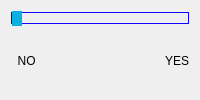
                    <widget class="QFrame" name="peripherialVascularDiseaseFrame">
                     <property name="styleSheet">
                      <string notr="true">QFrame {
	border: none;
}
QSlider::groove:horizontal {
    border: 1px solid;
	border-color: rgb(17, 0, 255);
    height: 10px;
    margin: 0px;
}

QSlider::handle:horizontal {
    background-color: rgb(11, 175, 225);
    border: 1px solid;
	border-color: rgb(11, 175, 225);
    height: px;
    width: 8px;
	margin: -15px 0px;
}</string>
                     </property>
                     <property name="frameShape">
                      <enum>QFrame::StyledPanel</enum>
                     </property>
                     <property name="frameShadow">
                      <enum>QFrame::Raised</enum>
                     </property>
                     <layout class="QVBoxLayout" name="verticalLayout_49">
                      <item>
                       <layout class="QGridLayout" name="gridLayout_38">
                        <item row="0" column="0" colspan="2">
                         <widget class="QSlider" name="peripherialVascularDiseaseHorizontalSlider">
                          <property name="maximum">
                           <number>1</number>
                          </property>
                          <property name="pageStep">
                           <number>1</number>
                          </property>
                          <property name="orientation">
                           <enum>Qt::Horizontal</enum>
                          </property>
                         </widget>
                        </item>
                        <item row="1" column="1" alignment="Qt::AlignRight">
                         <widget class="QLabel" name="peripherialVascularDiseaseYesLabel">
                          <property name="text">
                           <string>YES</string>
                          </property>
                         </widget>
                        </item>
                        <item row="1" column="0">
                         <widget class="QLabel" name="peripherialVascularDiseaseNoLabel">
                          <property name="text">
                           <string>  NO  </string>
                          </property>
                         </widget>
                        </item>
                       </layout>
                      </item>
                     </layout>
                    </widget>
